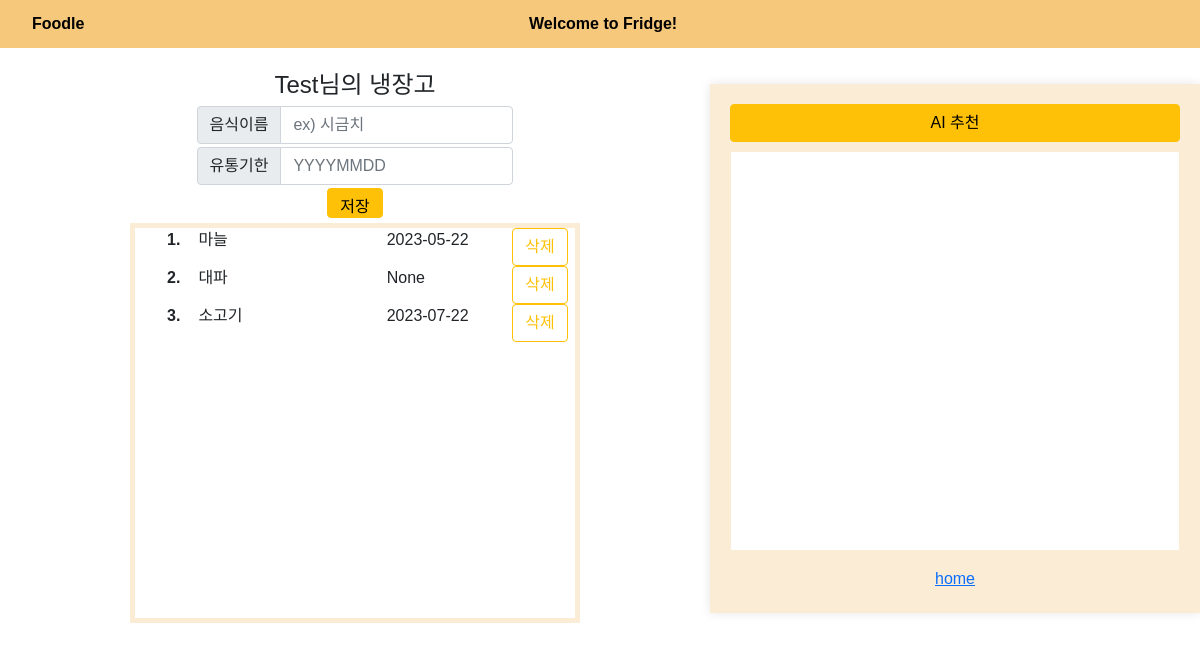
/myfridge/ (signed in), run on an earlier commit of the app's database.
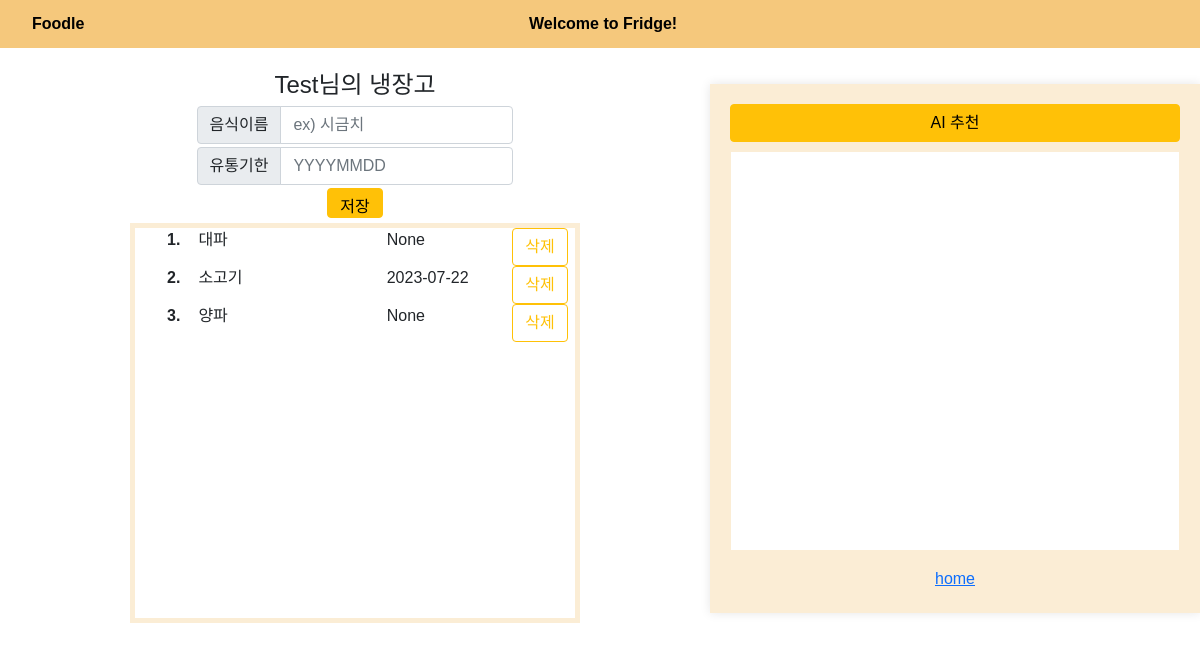
And on a later commit of the database.
### models.py (models this page shows)
class Fridge(db.Model):
    __tablename__ = 'fridge'
    id = db.Column(db.Integer, primary_key=True)
    food = db.Column(db.Text, nullable=False)
    exp_date = db.Column(db.Date, nullable=True)
    user_id=db.Column(db.Integer, db.ForeignKey('user.id'))

### fridge/fridge.py (the view)
@fridge.route('/', methods=['GET'])
def myfridge():
    if 'user_id' not in session:
        return redirect(url_for('auth.login'))
    openai_bot.messages_clear()
    foods = Fridge.query.filter_by(user_id=session['user_id']).all()
    return render_template('fridge.html', user_name=session['username'], foods=foods)

### fridge/templates/fridge.html (shortened to what this page needs)
<!DOCTYPE html>
<html>
<head>
    <link href="https://cdn.jsdelivr.net/npm/bootstrap@5.1.3/dist/css/bootstrap.min.css"
    rel="stylesheet">
    <link rel="stylesheet" href="static/fridge.css">
    <link rel="stylesheet" href="static/topbar.css">
</head>
<body>
    <div id="Topbar" class="Tobar">
        <ul class="Topul">
            <a href="/home" class="Topa" id="init">Foodle</a>
            <a  class="Topa" id="mainpage">Welcome to Fridge!</a>
        </ul>
    </div>
    <div class="Fridge">
        <div class="FridgeContent">
            <div class="MyFridge">{{ user_name }}님의 냉장고</div>
            <form method="POST" class="SumbitFood" action="{{ url_for('fridge.updatefridge') }}">
                <div class="input-group mb-3">
                    <span class="input-group-text" id="basic-addon1">음식이름</span>
                    <input type="text" class="form-control" placeholder="ex) 시금치" aria-label="food_name" name="food" required>
                </div>
                <div class="input-group mb-3">
                    <span class="input-group-text" id="basic-addon1">유통기한</span>
                    <input type="text" class="form-control" placeholder="YYYYMMDD" aria-label="expiration_date" name="exp_date">
                </div>
                <button class="btn btn-warning" id="savebtn" type="submit">저장</button>
            </form>
            <ol class="Scrollable Foods" id="foods">
                {% for fridge_food in foods %}
                <li class="FoodList">
                    <span class="FoodNumber">{{ loop.index }}.</span>
                    <div class="FoodName"> {{ fridge_food.food }}</div>
                    <div class="FoodExpir">{{ fridge_food.exp_date }}</div>
                    <form method="POST" action="{{ url_for('fridge.deletefood', food_id=fridge_food.id) }}" onsubmit="return confirmDelete();">
                        <button class="btn btn-outline-warning" type="submit">삭제</button>
                    </form>
                </li>
                {% endfor %}
            </ol>
        </div>
        <div class="RecommandContent">
            <div class="AiBtn">
                <button id="rec_button" class="rec_button btn btn-warning" onclick="recommendRecipe('recommendation')">AI 추천</button>
            </div>
            <div class="Scrollable Recommand" name="recommand" id="recommand">
            </div>
            <div class="FtnBtn">
                <a href="{{ url_for('home.dashboard')}}">
                    home
                </a>
            </div>
        </div>
    </div>
</body>

### fridge/static/fridge.css (style rules this page uses)
body { overflow: hidden; }
.Fridge { display: flex; }
.FridgeContent { flex: 2; display: flex; flex-direction: column; align-items: center; justify-content: center; }
.MyFridge { font-size: 24px; margin: 3px; }
#savebtn { height: 30px; }
.SumbitFood { display: flex; flex-direction: column; align-items: center; height: auto; }
.mb-3 { height: 25px; }
.Foods { font-size: 16px; margin-bottom: 20px; margin: 5px 0px 10px 0px; border: 5px solid #fbedd5; resize: none; outline-color: #fbedd5; background-color: #ffff; width: 450px; height: 400px; }
.FoodList { display: grid; grid-template-columns: 0.5fr 3fr 2fr 1fr; }
.FoodNumber { margin-right: 5px; font-weight: bold; }
.RecommandContent { flex: 1; display: grid; max-width: 600px; background-color: #fbedd5; margin: 20px auto; padding: 20px; box-shadow: 0 0 10px rgba(0, 0, 0, 0.1); }
.AiBtn { display: flex; flex-direction: column; }
.FtnBtn { display: flex; flex-wrap: nowrap; justify-content: center; align-items: center; }
.Scrollable { overflow-y: scroll; }
.Recommand { font-size: 16px; margin-bottom: 20px; margin: 5px 0px 10px 0px; border: 1px solid #fbedd5; resize: none; padding: 8px; outline-color: #fbedd5; }
#recommand { background-color: #ffff; width: 450px; height: 400px; text-align: center; }
.rec_button { display: block; }

### fridge/static/topbar.css (style rules this page uses)
body { font-family: Arial, sans-serif; }
#Topbar { width : 100%; }
.Topul { list-style-type: none; height: 48px; width: 100%; background-color: rgb(245, 200, 124); display: grid; grid-template-columns: 1fr 1.35fr; }
.Topa { color: black; display: flex; font-weight: bold; text-decoration: none; align-items: center; flex-direction: row; }
#init { width: 50px; }
#mainpage { width: 160px }

What changed in the data, as far as the page shows it:
removed Fridge: food "마늘", exp_date "2023-05-22"
added Fridge: food "양파", exp_date "None"
